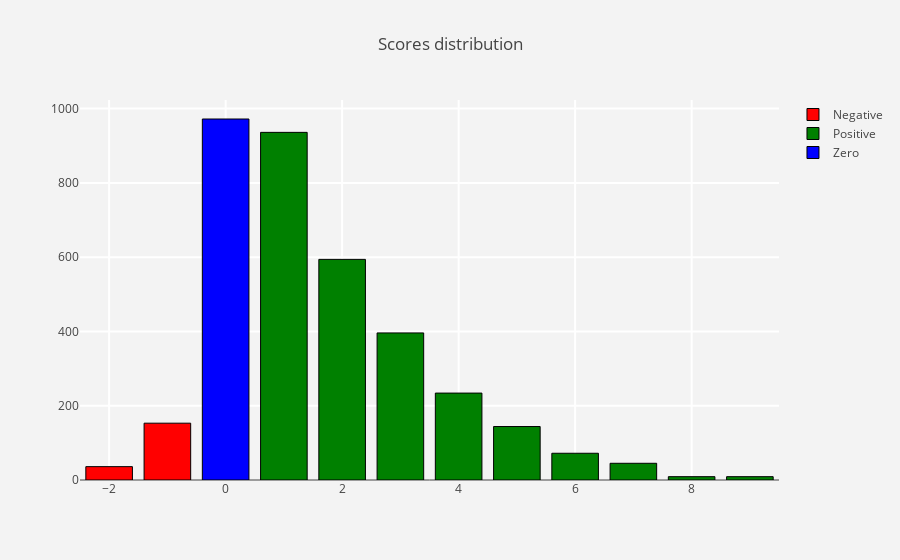

The code cell stored with this chart in its notebook:
### Code cell
scr_dist = renamed_df["score"].value_counts().reset_index().sort_values(by = "index",
                                                                          ascending = True)
trace = go.Bar(x = scr_dist[scr_dist["index"] < 0]["index"],
               y = scr_dist[scr_dist["index"] < 0]["score"],
               marker = dict(line = dict(width = 1,color = "black"),
                             color = "red"),name = "Negative"
              )
trace1 = go.Bar(x = scr_dist[scr_dist["index"] > 0]["index"],
                y = scr_dist[scr_dist["index"] > 0]["score"],
                marker = dict(line = dict(width = 1,color = "black"),
                              color = "green"),name = "Positive"
              )
trace2 = go.Bar(x = scr_dist[scr_dist["index"] == 0]["index"],
                y = scr_dist[scr_dist["index"] == 0]["score"],
                marker = dict(line = dict(width = 1,color = "black"),
                              color = "blue"),name = "Zero"
              )
layout = go.Layout(dict(title = "Scores distribution",
                        plot_bgcolor  = "rgb(243,243,243)",
                        paper_bgcolor = "rgb(243,243,243)",
                        xaxis = dict(gridcolor = 'rgb(255, 255, 255)',
                                     gridwidth = 2),
                        yaxis = dict(gridcolor = 'rgb(255, 255, 255)',
                                     gridwidth = 2),
                        )
                  )
fig = go.Figure(data = [trace,trace1,trace2],layout = layout)
py.iplot(fig)
plt.savefig('images\scores_dist')

### Figure 1 — Plotly figure (JSON) as saved in the notebook; plotly's stock layout.template omitted (floating-point values rounded to 4 significant figures)
{"data": [{"marker": {"color": "red", "line": {"color": "black", "width": 1}}, "name": "Negative", "type": "bar", "uid": "4abcf680-df8f-11e8-a822-c4b3018e7558", "x": [-2, -1], "y": [36, 153]}, {"marker": {"color": "green", "line": {"color": "black", "width": 1}}, "name": "Positive", "type": "bar", "uid": "4abff7d8-df8f-11e8-ae8a-c4b3018e7558", "x": [1, 2, 3, 4, 5, 6, 7, 8, 9], "y": [936, 594, 396, 234, 144, 72, 45, 9, 9]}, {"marker": {"color": "blue", "line": {"color": "black", "width": 1}}, "name": "Zero", "type": "bar", "uid": "4abffa88-df8f-11e8-9fd3-c4b3018e7558", "x": [0], "y": [972]}], "layout": {"paper_bgcolor": "rgb(243,243,243)", "plot_bgcolor": "rgb(243,243,243)", "title": "Scores distribution", "xaxis": {"gridcolor": "rgb(255, 255, 255)", "gridwidth": 2}, "yaxis": {"gridcolor": "rgb(255, 255, 255)", "gridwidth": 2}}}
